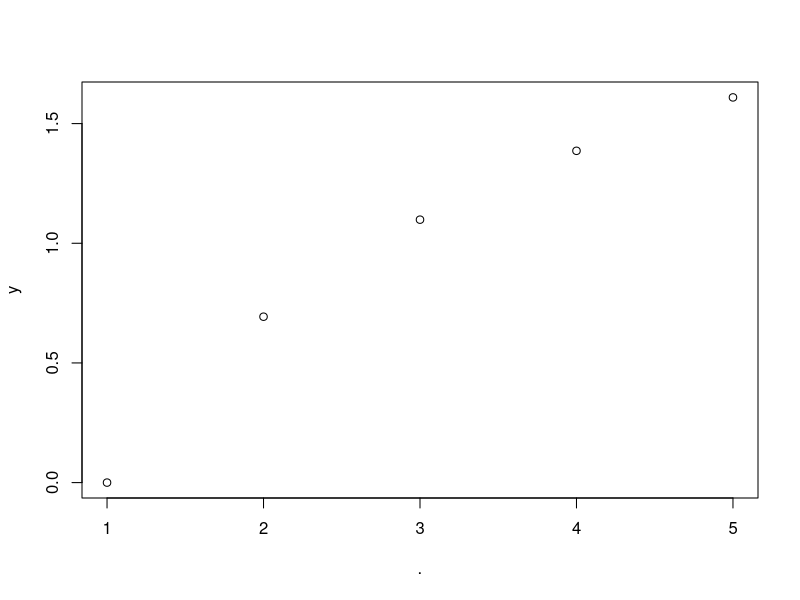
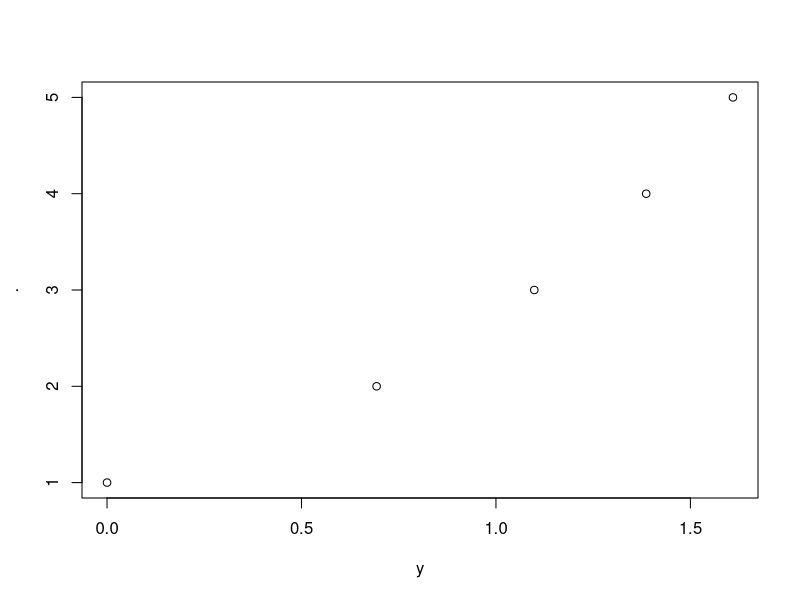

Write the R code that produced these figures, in order. (Note: this script raises an error after producing the figures.)
######
##4###
######

#' %>% 
#' x %>%  f() -> f(x)
#' x %>%  f(y) -> f(x,y)
#' x %>%  f(y, .) -> f(y,x)

library(dplyr)
x <- 1:5
y <- log(x)
x %>% mean()
x %>%  plot(y)
x %>%  plot(y,.)

x %>% log() %>% mean() # == mean(log(x))
x %>% log() %>% mean() %>% sqrt() # == sqrt(mean(log(x)))

#파이프를 통해 할당

x = 1:5
u = x %>% mean
u
v <- x %>% mean
v
x %>%  mean -> w
w

s = as_tibble(airquality) %>%  print(n=3)
dim(s)

#filter
library(tidyverse)
mtcars_t <- as_tibble(mtcars)
mtcars_t
mtcars_t %>%  filter(mpg >= 30)
mtcars_t %>%  filter(mpg>=30, wt<1.8) # & 대신 , 를 사용할 수 있다.

mtcars_t %>% filter(mpg <= 30, cyl %in% c(6,8), am ==1)

mtcars_t %>% 
  filter(
    mpg >= median(mpg), mpg <= quantile(mpg, probs=0.75) 
    ) %>% 
      print(n=3)

mtcars_t %>% 
  filter(
    between(mpg, median(mpg), quantile(mpg, probs = 0.75))
  )

airs <- as_tibble(airquality) %>% print(n=3)

airs %>% 
  filter(is.na(Ozone) | is.na(Solar.R)) %>% 
  print(n=3)

#slice : 행 번호를 직접 입력하여 특정 행 선택 또는 제거

iris_t <- as_tibble(iris)
iris_t %>% slice(5:10)
iris_t %>%  slice(-(5:10)) %>% 
  print(n=3)
#마지막행 선택
iris_t %>% slice(n()) # n() : 행의 개수를 게는 함수

iris_t %>%  slice_head(n = 3)
iris_t %>%  slice_tail(n = 3)
iris_t %>%  slice_sample(n = 3)
iris_t %>%  slice(prop = 0.02, replace=TRUE) # 0.02퍼센트 행 복원 추출

iris_t %>%  slice_max(Sepal.Width, n = 2)#가장 큰 것 #선택하고자하는 개수(n), 또는 비율(prop)
iris_t %>%  slice_max(Sepal.Width, prop=0.02)
iris_t %>%  slice_min(Petal.Length, prop=0.02)

#arange() 변수 기준으로 재배열
# arrange(df, var_1,var2) #var_1 : 제1정렬기준, var2_2: 제2장렬기준
# 오름차순(작은것부터)가 디폴트, desc() : 내림차순으로 

mtcars_t %>% arrange(mpg) %>% print(n=3)
mtcars_t %>% arrange(mpg, desc(wt)) %>% print(n=3)

air <- as_tibble(airquality)
air
airs_1 <- air %>%  filter(Month == 5, Day <= 10)
airs_1
airs_1 %>% arrange(!is.na(Ozone)) 
# 중요 ! : 결측값을 가장 앞으로 배치 == is.na(x)
airs_1 %>% arrange(!is.na(Ozone), desc(Ozone))

#distinct() : 중복행 제거
# option : .keep_all = TRUE : 모든 변수 유지, 중복된 행 중 첫번째 행만 유지
# FALSE : 해당 변수만
df1 <- tibble(id=rep(1:3, times=2:4), x1 = c(1:2,1:3,1:4))
df1
df1 %>% distinct(id, .keep_all = TRUE)
df1 %>%  distinct(id)
df2 <-  tibble(id=rep(1:3, each=2), x1=c(2,2,3,1,4,4))
df2
df2 %>% distinct(.keep_all = TRUE)
rm(list=ls())
#select : 열 선택
mtcars
mtcars_t <- mtcars %>% 
  rownames_to_column(var="row.name") %>% 
  as_tibble()
mtcars_t
mtcars_t %>% select(1:3,7)
mtcars_t %>%  select(row.name:cyl,wt)

# 열 제거 : ! , -
mtcars_t %>% select(-c(1:3,7))
mtcars_t %>% select(!c(1:3,7))
mtcars_t %>% select(1:3, !1)
# 1,2,3과 1을 제외한 나머지의 합집합 == 전체
mtcars_t %>% select(1:3,-1)
# 1,2,3에서 1을 제외한 2,3
mtcars_t %>%  select(-c(1:3),-1)
# 1,2,3을 제외하고 첫번째

# where(fn) 
# fn : 결과가 TRUE or FALSE인 predicate 함수
# where(fn) : 결과가 TRUE인 변수 선택

mpg %>%  print(n=3)
#숫자형 변수 선택
mpg %>% select(where(is.numeric))

# everything() : 모든 변수 선택
# last_col() : 마지막 변수 선택

# starts_with("x") : x로 시작하는 변수 선택
# ends_with("x") : x로 끝나는 변수 선택
# contains("x") : x를 포함하는 변수 
# num_range("x", 1:10) : x1,x2, ... , x10과 동일
# all_of(vec): vec에 이름 있는 변수 선택, 단 없는 변수 이름이 vec에 있으면 오류 발생
# any_of(vec) : all_of(vec)과 동일, 데이터프레임에 없는 이름이 vec에 있어도 오류 발생하지않음

mtcars_t %>% select(1, last_col())
mtcars_t %>% select(starts_with("m"))
mtcars_t %>% select(ends_with("p"))
mtcars_t %>% select(contains("A"))
vars <- c("model","mpg","wt")
mtcars_t %>% select(any_of(vars))
mtcars_t %>% select(all_of(vars))#에러발생
mtcars_t %>% select(where(is.numeric), contains("c"))

#열이름 변경
# select, rename, rename_with

mtcars_t <- mtcars %>% 
  rownames_to_column(var = "row.name") %>% 
  as_tibble()
mtcars_t %>% select(model = row.name) # row.name을 model로 이름 변경
mtcars_t %>% select(model = row.name, everything()) #모든 열 유지

mtcars_t %>% rename(model = row.name)
#rename_with() : 많은 변수 이름을 공통된 양식으로 변경하는 경우

mtcars_t %>% rename_with(toupper)

mtcars_t %>% rename_with(toupper, contains("a"))

#relocate : 열 위치 변경

iris_t <- as_tibble(iris)
iris_t
iris_t %>% relocate(Species)#Species 맨앞으로

iris_t %>% relocate(ends_with("th"), .after=(Species))

# mutate() , transmute : 새로운 열 추가

mtcars_t %>% mutate(kml = mpg*0.43,
                    gp_kml = if_else(kml>=10, "good", "bad")) %>% relocate(kml, gp_kml)
mtcars_t %>% mutate(kml = mpg*0.43,
                    gp_kml = case_when(
                      kml < 8 ~ "bad",
                      kml < 11 ~ "good",
                      TRUE ~ "excellent"
                    )) %>% relocate(kml, gp_kml)

# summarise()

mpg %>% 
  summarise(n = n(), n_hwy = n_distinct(hwy), #n() : 전체 행 개수, n_distinct() : 서로 다른 값을 갖고 있는 행의 개수
            avg_hwy = mean(hwy))
                    
mpg %>% 
  summarise(avg_hwy = mean(hwy), rng_hwy. = range(hwy))

# groupby()

by_cyl <- mpg %>% group_by(cyl)
by_cyl

by_cyl %>% tally() # 각 그룹에 속한 자료 개수 확인
mpg %>% count(cyl)
by_cyl %>% ungroup()

airs_M <- airquality %>% group_by(Month)
airs_M %>% summarise(avg_Oz = mean(Ozone, na.rm=TRUE))
airs_M %>% summarise(n_miss = sum(is.na(Ozone)),
                     n_obs = sum(!is.na(Ozone)))
# first(), las(), nth()
airs_M %>% summarise(first_Oz = first(Ozone),
                     last_Oz = last(Ozone))
#월별 Ozone의 가장 작은 값과 큰 값

airs_M %>% summarise(min_Oz = min(Ozone, na.rm=TRUE),
                     max_Oz = max(Ozone,na.rm=TRUE))

#월별 Ozone의 개별 값이 전체 기간 동안의 평균값보다 작은 날 수

airs_M %>% summarise(below_mean = sum(Ozone < mean(airquality$Ozone,na.rm=TRUE),na.rm = TRUE))

#select : 열 선택

mpg %>% group_by(cyl) %>% select(hwy)
mpg %>% group_by(cyl) %>% arrange(hwy, .by_group = TRUE) # cyl이 첫번째 정렬변수

mpg %>% select(cyl, hwy) %>% 
  mutate(std_hwy = hwy - mean(hwy), rank = min_rank(hwy))
# min_rank : 입력된 벡터의 오름차순 순위 계산(작을수록 낮은 순위)
mpg %>% select(cyl,hwy) %>% 
  group_by(cyl) %>%
  mutate(std_hwy = hwy - mean(hwy), rank=min_rank(hwy))

# mpg의 cyl 그룹별 hwy가 가장 큰 값을 갖는 행 선택

mpg %>% group_by(cyl) %>%
  select(1:2,hwy) %>% 
  filter(hwy == max(hwy)) %>% 
  arrange(hwy, .by_group = TRUE)

# airquality에서 Ozone의 월별 첫날과 마지막 날, 가장 큰 값과 가장 작은 값 을 갖는 행 선택

air_M <- airquality %>% group_by(Month) %>% select(1,5,6)
air_M %>% slice_head(n=1)
air_M %>% slice_tail(n=1)
#slice_max, slice_min
air_M %>% slice_max(Ozone, n=1)
air_M %>% slice_min(Ozone, n=1)

#n() : 행 개수 계산, cur_data() : 각 그룹별 데이터를 따로 불러옴
library(dplyr)
mpg %>% group_by(cyl) %>% summaray(data=cur_data())

# skip! 혹시 몰라서 회귀모델
# 예제 (skip)
# - mpg에서 cyl 그룹별로 hwy를 반응변수, displ을 설명변수로 하는 회귀모형 적합하고 결정계수 계산
# - 그룹별케이스가5를초과하지않는그룹자료는제외
mpg %>%
group_by(cyl) %>%
filter(n() > 5) %>%
summarise(r2 = summary(lm(hwy ~ displ,
                          data = cur_data()))$r.squared)

# across() : 다수의 열을 대상으로 하는 작업
mtcars %>%
  summarise(mpg=mean(mpg), cyl=mean(cyl),
            disp=mean(disp), hp=mean(hp))
#훨씬 빠르게 할 수 있음!
mtcars %>% summarise((across(mpg:hp, mean)))

iris_t <- as_tibble(iris)
iris_t %>% 
  summarise(across(where(is.numeric),mean))
# iris에서 숫자형 변수는 평균, 요인은 수준의 개수
iris_t %>% 
  summarise(across(where(is.numeric),mean),
            across(where(is.factor), nlevels)) # 수준의 개수 : nlevels

#전체 행의 개수와 숫자형 변수의 표준편차
iris_t %>% 
  summarise(n = n(), across(where(is.numeric),sd))
# n이 먼저 생성되고 across에서 다시 sd 계산에 들어가므로 NA 생성
iris_t %>% 
  summarise(across(where(is.numeric),sd), n=n())

# iris에서 “Se”로 시작하는 변수의 평균과 표준편차
iris_t %>% 
  summarise(across(starts_with("Se"),list(M=mean,SD=sd))) #list 사용!

#열이름 형식 변경
iris_t %>% 
  summarise(across(starts_with("Se"),list(M=mean,SD=sd),
                   .names="{fn}_{col}")) #디폴트 : {col}_{fn}

#iris에서 각 숫자형 변수의 결측값 개수
iris_t %>% 
  summarise(across(where(is.numeric), ~sum(is.na(.x)))) ##!!!! ~sum(is.na(.x)) 기억!!!

iris %>% 
  group_by(Species) %>% 
  summarise(across(where(is.numeric), ~ length(unique(.x))))

# airquality에서 Ozone과 Solar.R의 평균과 표준편차

airquality %>% 
  summarise(across(c(Ozone,Solar.R), list(M=~mean(.x,na.rm=TRUE),SD=~sd(.x,na.rm=TRUE))))

# iris에서 요인을 문자형 변수로 전환

iris_t <- as_tibble(iris)

iris_t %>% 
  mutate(across(where(is.factor),~as.character(.x)))

# 센티미터 단위로 측정된 자료를 인치 단위로 변환

iris_t %>% 
  mutate(across(where(is.numeric), ~ .x/2.54))

# iris에서 이름에 ‘Len’이 있는 변수의 자료가 모두 6.5 이상이 되는 행 선택
iris_t %>% 
  filter(across(contains("Len"), ~ .x>= 6.5))

# airquality에서 적어도 하나의 결측값이 있는 행 제거

airquality %>% as_tibble() %>% 
  filter(across(.fns = ~ !is.na(.x)))
airquality %>% as_tibble() %>% 
  na.omit()

# mpg에서 처음 두 변수 manufacturer와 model의 자료가 중복되지 않는 행 선택

mpg %>% as_tibble() %>% distinct(across(1:2), .keep_all=TRUE)

# manufacturer와 model으로 구성되는 그룹에 속한 행 개수 계산하여 내림차순 으로 정렬

mpg %>% as_tibble() %>% count(across(1:2), sort=TRUE)

#행단위작업 : rowwise()

df1 <- tibble(x=1:2,y=3:4,z=5:6)
df1
df1 %>% rowwise() #행단위로 그룹을 생성

df1 %>% 
  rowwise() %>% 
  mutate(total = sum(c(x,y,z)))

df2 <- tibble(id = 1:3, w = 10:12, x = 20:22,
              y = 30:32, z = 40:42)
df2 %>% 
  rowwise() %>% 
  summarise(total=sum(c_across(where(is.numeric))))

df2 %>% 
  rowwise(id) %>%  #id는 연산과정에서 제외됨
  summarise(total=sum(c_across(where(is.numeric)))) 

df2 %>% 
  rowwise(id) %>% 
  mutate(total = sum(c_across(where(is.numeric)))) %>% 
  ungroup() %>% 
  mutate(across(w:z, ~.x/total))


#------------------------------------------------------------------------------#
#' 연습문제
#' 
#'    1.

#1)
airquality %>% 
  filter(Wind >= mean(Wind), Temp < mean(Temp)) %>% 
  select(c(Ozone, Solar.R, Month)) -> air_sub1
air_sub1
#2)
airquality %>% 
  filter(Wind < mean(Wind), Temp >= mean(Temp)) %>% 
  select(c(Ozone, Solar.R, Month)) -> air_sub2
air_sub2
#3)
air_sub1 %>% as_tibble() %>% 
  summarise(n = n(), m_oz=mean(Ozone, na.rm=TRUE), m_solar = mean(Solar.R,na.rm=TRUE))
air_sub2 %>% as_tibble() %>% 
  summarise(n = n(), m_oz=mean(Ozone, na.rm=TRUE), m_solar = mean(Solar.R,na.rm=TRUE))

#4)

air_sub1 %>% as_tibble() %>% 
  group_by(Month) %>% 
  summarise(n = n(), m_oz=mean(Ozone, na.rm=TRUE), m_solar = mean(Solar.R,na.rm=TRUE))

air_sub2 %>% as_tibble() %>% 
  group_by(Month) %>% 
  summarise(n = n(), m_oz=mean(Ozone, na.rm=TRUE), m_solar = mean(Solar.R,na.rm=TRUE))
rm(list=ls())
#2.
#1)
mtcars %>% rownames_to_column(var="model") %>% as_tibble()

#2)
mtcars %>% 
  rownames_to_column(var="model") %>% as_tibble() %>% 
  select(c(model,mpg,cyl,disp,hp,wt,am)) -> cars

#3)
cars %>% 
  mutate(disp_cc = disp * 16.4) %>% 
  select(-disp) -> cars

#4)
?case_when
cars %>% 
  mutate(type = case_when(
    disp_cc < 1000 ~ "Compact",
    disp_cc < 1500 ~ "Small",
    disp_cc < 2000 ~ "Midsize",
    disp_cc >= 2000 ~ 'Large'
  )) -> cars
cars
#5)
cars %>% filter(am==1,cyl==8) %>% 
  select(-c(cyl,hp,wt,am))



#6)
cars %>% group_by(cyl) %>% 
  select(c(cyl,mpg,disp_cc,hp,wt)) %>% 
  summarise(across(mpg:wt,mean)) %>% 
  mutate(n=n()) %>% 
  relocate(n, .after=cyl)

#   3.

airquality %>% 
  slice_sample(n=10) -> air_1
air_1
airquality = airquality.drop(air_1)


#4.

df <- tibble(Name = c("Park","Lee","Kim"), A = c(14,21,15), B=c(12,16,5),C=c(4,8,10))
#1)
df %>% rowwise() %>% 
  mutate(total=sum(A,B,C))

#2)  
df %>% rowwise() %>% 
  mutate(total=sum(A,B,C)) %>% 
  ungroup() %>% 
  mutate(ratio=total / sum(total))

#5

library(MASS)


#1)
Cars93 %>% dplyr::select(c(Manufacturer,Model,MPG.highway,Cylinders,Weight,Origin)) -> car
car
#2)
car %>% mutate(make = paste(Manufacturer,Model,sep = "_")) %>% 
  dplyr::select(-c(Manufacturer,Model)) %>% 
  relocate(make) -> car
#3)
car %>% group_by(Cylinders) %>% 
  count(Cylinders, sort=TRUE)
car
#4)
car %>% group_by(Cylinders) %>%  
  filter(!Cylinders %in% c("3","5","rotary")) %>% 
  ungroup() -> car
car
#5)

car %>% filter(MPG.highway==max(MPG.highway)) %>% 
  dplyr::select(c(make,MPG.highway))

#------------------------------------------------------------------------------#

######
##6###
######

ggplot(data=mpg) +
  geom_point(mapping=aes(x=displ,y=hwy), color="blue")

ggplot(data=mpg) +
  geom_point(mapping=aes(x=displ,y=hwy,color="blue"))

pp <- mpg %>% 
  filter(class != "2seater") %>% 
  ggplot() +
  geom_point(mapping = aes(x=displ,y=hwy))
pp+ facet_wrap(~class)
pp+ facet_wrap(~class, ncol=2)
pp+ facet_wrap(~class, ncol=2, dir="v")
## facet_grid
# - 한 변수에 의한 faceting:
#   하나의 행으로 패널 배치: facet_grid(. ~ x) 하나의 열로 패널 배치: facet_grid(x ~ .)
# - 두 변수에 의한 faceting: facet_grid(y ~ x) 행 범주: 변수 y의 범주
# 열 범주: 변수 x의 범주
# (y~x): 행~ 열 (.~x):1행~ 열 (x~.): 행~1열
my_plot <- mpg %>% 
  filter(cyl != 5, drv != "r") %>% 
  ggplot() + 
  geom_point(mapping=aes(x=displ,y=hwy))
my_plot
my_plot + facet_grid(drv ~ .)
my_plot + facet_grid(. ~ cyl)
my_plot + facet_grid(drv ~ cyl)

ggplot(data=mpg) +
  geom_point(mapping=aes(x=displ,y=hwy))

ggplot(data=mpg) +
  geom_smooth(mapping=aes(x=displ,y=hwy)) # 비모수 회귀곡선

ggplot(data=mpg)+
  geom_point(mapping=aes(x=displ,y=hwy)) +
  geom_smooth(mapping=aes(x=displ,y=hwy))
  
ggplot(data=mpg, mapping=aes(x=cty,y=hwy))+
  geom_point(position='jitter')

ggplot(data=mpg, mapping=aes(x=cty,y=hwy))+
  geom_jitter(width=0.4, height=0.05)

ggplot(data=mpg, mapping=aes(x=cty,y=hwy))+
  geom_jitter(width=0.05, height=0.4)
mpg
mpg_1 <- mpg %>% 
  mutate(am=substr(trans,1,nchar(trans)-4)) %>% 
  filter(cyl!=5)
mpg_1
p_1 <- ggplot(data=mpg_1,
              mapping=aes(x=as.factor(cyl), fill=am)) +
  xlab("Number of Cylinders")
p_1 + geom_bar()
# position=“stack”, “dodge”, “dodge2”, “fill” 
# 디폴트 : stack, 수직누적

p_1 + geom_bar(position="dodge")
p_1 + geom_bar(position="dodge2")
p_1 + geom_bar(position="fill")
p_1 + geom_bar(position="stack")

ggplot(data=mpg_1, mapping=aes(x=as.factor(cyl),y=hwy)) +
  geom_boxplot() +
  xlab("Number of Cylinders")

ggplot(data=mpg_1, mapping=aes(x=cyl,y=hwy)) +
  geom_boxplot() +
  xlab("Number of Cylinders")

ggplot(data=mpg_1, mapping=aes(x=as.factor(cyl), y=hwy)) +
  geom_boxplot(mapping=aes(fill=am)) +
  xlab("Number of Cylinders")

ggplot(data=mpg_1, mapping=aes(x=as.factor(cyl),y=hwy)) +
  geom_boxplot() +
  facet_wrap(~am)

## 좌표계 : Coordinate system
# coord_cartesian : xy 축 범위 조정 : xlim, ylim

p <- ggplot(data=mpg, mapping=aes(x=displ, y=hwy)) +
  geom_point() + geom_smooth()
p
p + coord_cartesian(xlim=c(3,6))

# scale 함수의 일반적인 형태: scale_*1*_*2*()
# *1*: 수정하고자 하는 시각적 요소; color, x, y, fill 등등 
# *2*: 적용되는 scale 지칭; discrete, continuous 등등
#' ex) scale_x_continuous(limits=c(3,6))
#' scale_x_continuous(name="Engine")

p + xlim(3,6) + xlab("Engine Displacement") #범위 벗어난 자료 삭제
p + coord_cartesian(xlim=c(3,6)) +
  xlab("Engine Displacement")

ggplot(data=mpg, mapping=aes(x=class, y=hwy)) +
  geom_boxplot() +
  coord_flip()

ggplot(data=mpg,mapping=aes(x="",y=hwy)) +
  geom_boxplot() +
  xlab("") +
  coord_flip()


#------------------------------------------------------------------------------#

#1

library(lattice)


# 1-1)
ggplot(data=barley, mapping=aes(x=variety,y=yield,color=year)) +
  geom_point() +
  coord_flip() -> p

p + facet_wrap(~site)

# 1-2

ggplot(data=barley, mapping=aes(x=variety, y=yield, color=site, shape=year)) +
  geom_point() +
  coord_flip()

# 1-3

barley %>% 
  group_by(variety) %>% 
  summarise(mean_yield = mean(yield)) %>% 
  arrange(desc(.))

#2 - 1

mpg %>% 
  group_by(fl) %>% 
  count()

#2 - 2

mpg %>% 
  group_by(fl) %>% 
  filter(!(fl %in% c('c','e','d'))) %>% 
  ggplot(mapping=aes(x=fl)) +
  geom_bar(aes(y=..count../sum(..count..))) +
  ylab("prop")
#2-3
mpg %>% 
  group_by(fl) %>% 
  filter(!(fl %in% c('c','e','d'))) %>% 
  ungroup() %>% 
  group_by(trans) %>% 
  summarise(n=n())

#2-4
mpg %>% 
  group_by(fl) %>% 
  filter(!(fl %in% c('c','e','d'))) %>% 
  ungroup() %>% 
  mutate(am = substr(trans,1,nchar(trans)-4)) %>% 
  ggplot(mapping=aes(x=fl,fill=am)) +
  geom_bar(position='fill')

#2-5

mpg %>% 
  group_by(fl) %>% 
  filter(!(fl %in% c('c','e','d'))) %>% 
  ungroup() %>% 
  ggplot(mapping=aes(x=fl,y=hwy)) +
  geom_boxplot()
#2-6

mpg %>% 
  group_by(fl) %>% 
  filter(!(fl %in% c('c','e','d'))) %>% 
  ungroup() %>% 
  mutate(am = substr(trans,1,nchar(trans)-4)) %>% 
  ggplot(mapping=aes(x=fl,y=hwy)) +
  geom_boxplot() +
  coord_flip() +
  facet_wrap(~am, dir="v")

# 3-1

airquality %>% 
  group_by(Month) %>% 
  mutate(Missing = is.na(Ozone)) %>% 
  ggplot(mapping=aes(x=Month,fill=Missing)) +
  geom_bar(position="fill")

#3-2
airquality %>% 
  group_by(Month) %>% 
  summarise(mean_oz = mean(Ozone,na.rm=TRUE)) %>% 
  ggplot(mapping = aes(x=Month)) +
  geom_bar(stat='identity',aes(y=mean_oz), position="dodge2")

#3-3 ####모르겠다!! 이게 최선인데

airquality %>% 
  mutate(cat_temp = case_when(
    Temp >= mean(Temp)  ~ "High Temp",
    Temp < mean(Temp) ~ "Low Temp"),
    cat_wind=case_when(
      Wind >= mean(Wind) ~ "High Wind",
      Wind < mean(Wind) ~ "Low Wind"
    )) %>% 
  ggplot(mapping=aes(x=Solar.R,y=Ozone)) +
  geom_point() +
  facet_wrap(~cat_temp + cat_wind)

#4-1
mtcars
mtcars %>%
  rownames_to_column(var="model") %>% 
  as_tibble() %>% 
  dplyr::select(c(model,mpg,disp,wt)) %>% 
  arrange(mpg,desc(disp)) -> mtcars_t

#4-2

mtcars_t %>% 
  mutate(gp_wt=ifelse(wt>median(wt),"Heavy","Not Heavy")) %>% 
  ggplot(mapping=aes(x=disp,y=mpg,color=gp_wt)) +
  geom_point() +
  geom_smooth(method="lm",se=FALSE)

#4-3

mtcars_t %>% 
  mutate(gp_wt=ifelse(wt>median(wt),"Heavy","Not Heavy")) %>% 
  ggplot(mapping=aes(x=disp,y=mpg)) +
  geom_point() +
  geom_smooth(method="lm",se=FALSE) +
  facet_wrap(~gp_wt)

#5
mpg
mpg %>% 
  filter(cyl == 4) %>% 
  mutate(year=as.factor(year)) %>% 
  dplyr::select(c(model,year,displ,cty,hwy)) %>% 
  arrange(year,desc(displ),cty)


#------------------------------------------------------------------------------#

#####
# 7 #
#####

CI_mean<-function(x,conf=0.95){
  m <- mean(x)
  se <- sd(x) / sqrt(length(x))
  alpha <- 1 -conf
  c(m-qnorm(1-alpha/2)*se,m+qnorm(1-alpha/2)*se)
}

set.seed(12345679)
x <- rnorm(n=100)
CI_mean(x)
CI_mean(x, conf=0.90)

# ... : 함수의 마지막 변수로 지정, 기존의 함수를 이용하여 함수를 정의하는 경우 매우 유용함
y <- c(x,NA)
y
CI_mean(y)
CI_mean(y,na.rm=TRUE) #error 발생
CI_mean_dot <- function(x,conf=0.95,...){
  m <- mean(x,...)
  se <- sd(x,...) / sqrt(sum(!is.na(x)))
  alpha <- 1 -conf
  c(m-qnorm(1-alpha/2)*se,m+qnorm(1-alpha/2)*se)
}
CI_mean_dot(y,na.rm=TRUE)

CI_mean_dot1 <- function(x,conf=0.95,aa=F){
  m <-mean(x,na.rm=aa)
  se <- sd(x,na.rm=aa)/sum(!is.na(x))
  alpha <- 1- conf
  c(m-qnorm(1-alpha/2)*se, m+qnorm(1-alpha/2)*se)
}

CI_mean_dot1(y,aa=T)

 CI_mean_dot2 <- function(x,conf=0.95,na.rm=F){
  m <- mean(x,na.rm=na.rm)
  se <- sd(x,na.rm=na.rm)/sqrt(sum(!is.na(x)))
  alpha <- 1-conf
  c(m-qnorm(1-alpha/2)*se, m+qnorm(1-alpha/2)*se)
}
 x=c(1,3,5,7,9,NA)
 CI_mean_dot2(x,na.rm=T)

my_plot <- function(x,y, ...){
  z_x <- (x-mean(x))/sd(x)
  z_y <- (y-mean(y))/sd(y)
  ggplot(data.frame(x=z_x,y=z_y)) +
    geom_point(aes(x,y),...)
}
 
library(ggplot2)
with(cars, my_plot(x=speed,y=dist,shape=20,color="red",size=2))

my_power <- function(first,second){first^second}
my_power(second=5,first=2)
my_power(s=5,f=2)
my_power(2,5)

# return 에 의한 출력, return 없으면 마지막 표현식의 실행결과

my_desc <- function(x,...){
  m.x <- mean(x,...); sd.x <- sd(x,...)
  res <- list(mean=m.x,sd=sd.x)
  return(res)
}

with(cars, my_desc(x=dist))
with(airquality, my_desc(x=Ozone, na.rm=TRUE))

my_desc_1 <- function(x,...){
  m.x <- mean(x,...); sd.x <- sd(x,...)
  list(mean=m.x,sd=sd.x)
}

with(cars, my_desc_1(x=dist))

find_roots <- function(a,b,c){
  if(a==0){
    roots <- c("Not quadratic eqation")
  } else{
    D <- b^2-4*a*c
    
    if (D > 0){
      roots <- c((-b+sqrt(D))/2*a,(-b-sqrt(D))/2*a)
    } else if (D==0){
      roots <- -b / (2*a)
    } else {
      roots = c("No real root")
    }
  }
  return(roots)
}
find_roots(1,4,3)


### ifelse(조건, 표현식1, 표현식2)

x <- c(10,3,6,9)
y <- c(1,5,4,12)
ifelse(x>y,x,y)

score <- c(80,75,40,98)
#예: 주어진 점수가 50미만이면 ‘Fail’, 50 이상이면 ‘Pass’를 점수와 함께 출력

grade <- ifelse(score<50,"Fail","Pass")
data.frame(score, grade)

#switch : switch(표현식, 선택항목리스트)
rm(list=ls())
(x <- sample(1:3,1))
switch(x, "Park","Lee","Kim")
switch("aa", aa="bb",bb="aa")

#예: 주어진 자료의 특성을 보고, 자료의 대푯값으로 평균과 중앙값 중 선택하는 함수 작성
rm(list=ls())
my_center <- function(x,type){
  switch(type, mean=mean(x), med=median(x))
}

x <- c(1,2,3,4,50)
my_center(x,"med")
my_center(x,"mean")

# & , | : vector의 element 별로 조건 체크
# &&, || : vector의 첫번째 값만 체크

x=c(1,2,5,7,8)
y=c(3,7,5,2,1)
w=2
u=7
(x>2) & (y>3)
(x>2) && (y>3)
(w>2) & (u>3)
(w>2) && (u>3)
(x>2) | (y>3)
(x>2) || (y>3)

x=runif(1)-0.5;x
if(x<0) print(abs(x))

if(x<0) print(abs(x)) else print(x)

ifelse(x<0, abs(x),x)

ifelse(x<0, c("x is negative"),c("x is positive"))

if(x>=-0.5 && x <=0.5) print(x) else print("wrong number")

for(i in 1:5){print(i)}

res <- vector("double", 5)
res
for(i in seq_along(res)){
  res[i] <- mean(rnorm(10))
}
res
round(res,3)

my_desc <- function(x, fun){fun(x)}
x <- rnorm(2000)
my_desc(x, mean)
my_desc(x, median)

#' while과 for의 차이점
#' for : 반복횟수 고정, while: 조건이 만족되는동안 반복

i = 1
while(i<=5){
  print(i)
  i = i + 1
}

fac.x <- 1
i <- 1
while(i <= 5){
  fac.x <- fac.x * i
  cat(i, "!=", fac.x, "\n", sep="")
  i <- i + 1
}

sum.x=0
i=1
while(i<=5){
  sum.x = sum.x+i
  cat("sum to ",i," = ",sum.x,"\n",sep="")
  i = i + 1
}

sum.x=0
x=c(1,1,1,8,7,6)
k=length(x)
i = 1
while(i <= k){
  sum.x=sum.x+x[i]
  i = i + 1
}
sum.x/k

sum.x=0
i=1
while(i<=10){
  if( i %in% c(2,4,6,8,10)){
    sum.x = sum.x + 2*i
  }
  else{
    sum.x = sum.x + i
  }
  i = i + 1
}
sum.x

#피보나치수열

pivo = vector("integer", 12)
i=1
pivo[1] <- 0
pivo[2] <- 1
while(i <= 10){
  pivo[i + 2] = pivo[i] + pivo[i + 1]
  i = i + 1
}
pivo



# lapply(), sapply()
# lapply() : 결과 리스트
# sapply() : 결과가 벡터 또는 행렬

x <- list(a1=1:5, a2=rnorm(5), a3=c(TRUE,FALSE,TRUE,TRUE))

lapply(x,mean)
sapply(x,mean)
unlist(lapply(x,mean))

set.seed(1234)
m <- -2 : 2
res <- vector("double", length(m))
for (i in seq_along(res)){
  res[i] <- mean(rnorm(n=10, mean=m[i], sd=0.5))
}
res

m<- -2:2
x <- lapply(m, rnorm, n=10, sd=0.5)
sapply(x,mean)

y <- lapply(m, rnorm, n=  10)
y <- lapply(m, rnorm, n=10,sd=0.5)
sapply(y,mean)

#margin : 1 = 행방향, 2 = 열방향

A <- matrix(c(0.8,1.3,1.0, 1.1, 1.3, 1.3, 0, 1.2, 0.2, 0.6, 1.4, 0.6), nrow=3)
A
rownames(A) <- c("Park", "Lee", "Kim")
colnames(A) <- paste0("trial", 1:4)
A
apply(A,1,mean)
apply(A,1,range)
apply(A,2,mean)

#' tapply 
#' tapply(X, INDEX, FUN, simplify=TRUE)
#' 
#' * apply 정리
#' lapply : list의 각 요소에 대해 함수 적용, 리스트로 처리
#' sapply : s=simplify, lapply와의 유일한 차이점 = 벡터 형태로 단순하게 처리
#' apply : list가 아닌 행렬을 받아서 처리
#' tapply : tapply(x,f, 함수, simplify= TRUE)
#' x 를 f (요인)별로 함수 처리, default : sapply처럼 simplify, simplify=FALSE -> lapply처럼

library(dplyr)
library(MASS)
Cars93 %>% View()

data(Cars93, package = "MASS")

with(Cars93, tapply(MPG.city, Origin, mean))
Cars93
with(Cars93, tapply(MPG.city,Origin,mean,simplify = FALSE))

x_g <- with(Cars93, split(MPG.city, Origin))
x_g
str(x_g)
lapply(x_g,mean)
#split(A,B) : A를 B의 값 별로 분리
rm(list=ls())
library(dplyr)
data(Cars93, package = "MASS")
Cars93
Cars93 %>% 
  group_by(Origin) %>% 
  summarise(m=mean(MPG.city), n=n())


airquality %>% View()
airs <- airquality %>% 
  dplyr::select(-Month, -Day)
apply(airs,2,mean,na.rm=TRUE)

# purrr 
# map(.x, .f, ...): lapply와 비슷한데 더 개선된 기능

library(tidyverse)

x <- list(a1=1:5, a2=rnorm(5), a3=c(TRUE, FALSE, TRUE, TRUE))

x
lapply(x, mean)
map(x,mean) #lapply와 동일하게 출력

map_dbl(x,mean) # 벡터로 출력

airs %>% 
  map_dbl(function (x) sum(x, na.rm=TRUE)/sum(!is.na(x)))

# map( )에서 가능한 기능
# - 사용자 정의 함수의 시작인 function( )을 물결표(~)로 대치
# - 한변수만사용되는함수인경우,변수대신점(.)또는.x사용

airs %>% 
  map_dbl(~ sum(.x,na.rm=TRUE) / sum(!is.na(.x)))

df1 <- list(x1=1:3, x2=2:4, x3=3:6)
df1
map_int(df1,2) #인덱싱이 실행, 두번째 리스트가 출력

df2 <- list(x1=rnorm(n=5, mean=-1), x2=rnorm(n=5, mean=1)) %>% map(summary)
df2
df2 %>% 
  map_dbl("Mean")

#map2 : 두개의 리스트를 입력 변수로 특정 함수를 반복 적용
# map2 (.x,.y,.f, ...)
# 두 개의 입력 리스트(벡터)길이가 같아야함, 길이가 1인 벡터의 경우만 순환법칙 적용

mu <- c(x1= -5, x2= 5)
sigma <- c(x1=2,x2=1)
map2(.x=mu,.y=sigma, rnorm, n=5)
#map2_dfc : 결과를 데이터프레임(tibble)러 츨력 : map2_dfc()

map2_dfc(.x = mu, .y = sigma, rnorm, n=3)

#------------------------------------------------------------------------------------------------------------

#1
rm(list=ls())
pivo <- vector("integer", 12)
pivo[1] = 0
pivo[2] = 1
i = 1

for (i in 1:10) {
  pivo[i+2] = pivo[i] + pivo[i+1]
}
i = 1
pivo <- vector("integer", 12)
pivo[1] = 0
pivo[2] = 1
while(i <= 10) {
  pivo[i+2] = pivo[i] + pivo[i+1]
  i = i + 1
}

#2
library(dplyr)
mtcars %>%
  as_tibble() %>% 
  select(mpg:wt) -> mtcars_a
#(2)

fun_mt = list(
  Mean = mean,
  SD = sd
)
fun_mt
method = c("Mean", "SD")


# 각 열의 평균과 표준편차 계산

#2-2
Mean <- sapply(mtcars_a, mean)
SD <- sapply(mtcars_a, sd)
data.frame(method=c("Mean","SD"), rbind(Mean, SD)) %>% as_tibble()

#2-3
rm(list=ls())
Mean <- map_dbl(mtcars_a, mean) 
SD <- map_dbl(mtcars_a, sd)
data.frame(method=c("Mean","SD"), rbind(Mean, SD)) %>% as_tibble()
# 새로운 데이터프레임 생성
result_df <- data.frame(method = c("Mean", "SD"), rbind(means, sds))

# 결과 출력
print(result_df)


mtcars_a %>% 
  summarise(across(mpg:wt, list(Mean=~mean(.), SD=~sd(.))))

  
map_dbl(mtcars_a, mean)
map_dbl(mtcars_a, sd)

#3

mtcars_a %>% map_dbl(~ c(mean(.x, na.rm=TRUE), sd(.x, na.rm=TRUE)))

#(1)
library(tidyverse)
airquality %>% View()
airquality %>% select(c(Ozone:Temp, Month)) -> airs 
airquality
?split
airs <- with(airquality, split(Month))

airquality %>% group_by(Month) %>% 
  select(Ozone:Temp) %>% 
  map(., mean, na.rm=TRUE)
  
with(airquality, map(Ozone:Temp, Month, mean))
airquality %>% 
  split(Month) %>% 
  map_dbl(~ mean(.x))
split
mtcars_a %>% map_dbl(~ c(mean(.x, na.rm=TRUE), sd(.x, na.rm=TRUE)))
#(2)

#(3)



airquality %>% split(Month) %>% 
  select(Ozone:Temp) 
  summarise(across(Ozone:Temp, mean,na.rm=TRUE, .names = "{col}_Mean"))

airs$Ozone %>% 


#(4)
rm(list=ls())
airs %>% View()
airs %>% group_by(Month) %>% 
  summarise(across(Ozone:Temp, ~sum(is.na(.x))))




